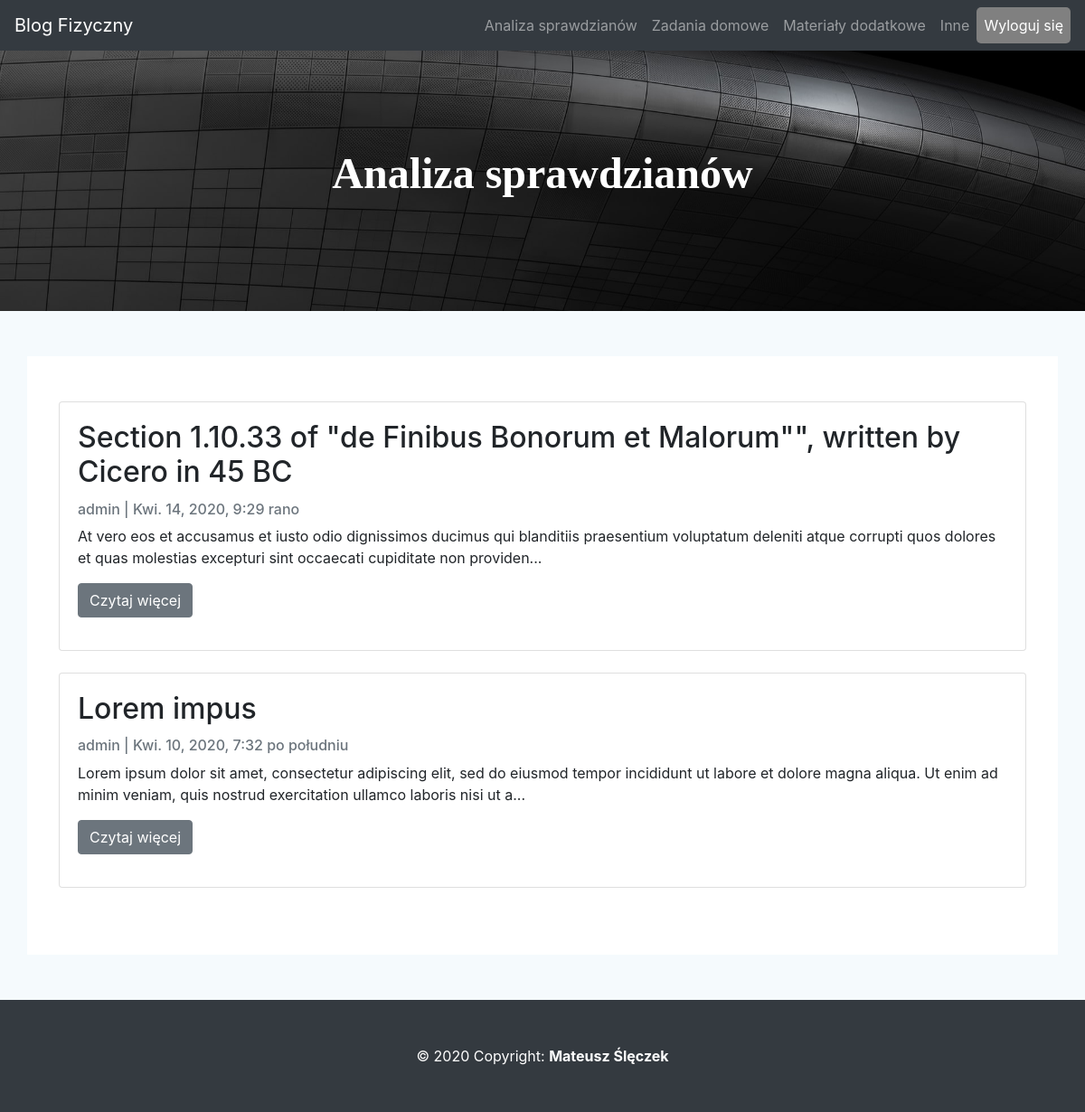
Page /sprawdzian/ (signed in) on the committed database.
### sprawdzian/models.py (models this page shows, shortened)
class Post(models.Model):
    tytul = models.CharField(max_length=200, unique=True)
    slug = models.SlugField(max_length=200, unique=True)
    autor = models.ForeignKey(User, on_delete= models.CASCADE)
    zmodyfikowano = models.DateTimeField(auto_now= True)
    tresc = models.TextField()
    plik_1 = models.FileField(upload_to='upload_file/', default='default.pdf')
    plik_2 = models.FileField(upload_to='upload_file/', default='default.pdf')
    plik_3 = models.FileField(upload_to='upload_file/', default='default.pdf')
    plik_4 = models.FileField(upload_to='upload_file/', default='default.pdf')
    zdjecie_1 = models.ImageField(upload_to='upload_img/', default='default.jpg')
    zdjecie_2 = models.ImageField(upload_to='upload_img/', default='default.jpg')
    zdjecie_3 = models.ImageField(upload_to='upload_img/', default='default.jpg')
    dodano = models.DateTimeField(auto_now_add=True)
    status = models.IntegerField(choices=STATUS, default=0)
    class Meta:
        ordering = ['-dodano']

### sprawdzian/views.py (the view)
# urls.py: path('', views.PostList.as_view(), name='post-inne'),
class PostList(generic.ListView):
    queryset = Post.objects.filter(status=1).order_by('-dodano')
    template_name = 'sprawdzian/post.html'

### sprawdzian/templates/sprawdzian/post.html
{% extends 'base.html' %}
{% block content %}
{% if request.user.is_authenticated %}
<div class="bg text-center">
	<p>Analiza sprawdzianów</p>
</div>
<div class="container">
    <div class="row">
        <div>
            {% for post in post_list %}
            <div class="card mb-4">
                <div class="card-body">
                    <h2 class="card-title">{{ post.tytul }}</h2>
                    <p class="card-text text-muted h6">{{ post.autor }} | {{ post.dodano}} </p>
                    <p class="card-text">{{post.tresc|slice:":200" }}...</p>
                    <a href="{% url 'post_detail1' post.slug  %}" class="btn btn-secondary mb-3">Czytaj więcej</a>
                </div>
            </div>
            {% endfor %}
        </div>
    </div>
{% else %}
<script type="text/javascript">
	window.location="{% url 'login' %}";
</script>
{% endif %}
{% endblock content %}

### static/css/style.css (style rules this page uses)
.container { margin-top: 50px; margin-bottom: 50px; background-color: #fff; border-color: black; padding: 50px; }
body { background-color: #f5fafd; }
.bg { background-image: url("../img/baner.jpg"); height: 50%; background-position: center; background-repeat: no-repeat; background-size: cover; font-family: Calibri; color: #fff; font-weight: bold; padding: 100px; font-size: 3rem; }

### rows in the picture
Post: tytul "Section 1.10.33 of \"de Finibus Bonorum et Malorum\"\", written by Cicero in 45 BC", autor "admin", dodano "Kwi. 14, 2020, 9:29 rano", tresc "At vero eos et accusamus et iusto odio dignissimos ducimus qui blanditiis praesentium voluptatum deleniti atque corrupti quos dolores et quas molestias excepturi sint occaecati cupiditate non providen"
Post: tytul "Lorem impus", autor "admin", dodano "Kwi. 10, 2020, 7:32 po południu", tresc "Lorem ipsum dolor sit amet, consectetur adipiscing elit, sed do eiusmod tempor incididunt ut labore et dolore magna aliqua. Ut enim ad minim veniam, quis nostrud exercitation ullamco laboris nisi ut a"
